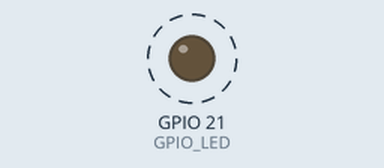
Recording of a program running on a simulated ESP32. Shown: output pins drawn as LEDs (lit = HIGH). Dashed ring = blinking. What the program prints to the serial monitor is not drawn.

Above: at 2.5 s.
Timing chart, 0 to 6.6 s (numbered marks = the images above):
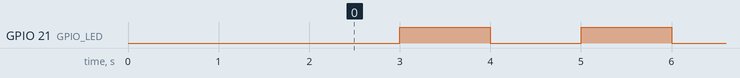

The program:

main.cpp
```cpp
#include <Arduino.h>

#define GPIO_LED  21

static TaskHandle_t htask1;

static void task1 (void *argv) {
  uint32_t rv;

  for (;;) {
    rv = ulTaskNotifyTake(pdTRUE, portMAX_DELAY);
    digitalWrite(GPIO_LED,!digitalRead(GPIO_LED));
    printf("Task notificed: rv=%u\n",unsigned(rv));
  }
}

void setup() {
  int app_cpu = 0;
  BaseType_t rc;

  app_cpu = xPortGetCoreID();
  pinMode(GPIO_LED, OUTPUT);
  digitalWrite(GPIO_LED, LOW);

  delay(2000);
  printf("tasknfy1.ino: \n");

  rc = xTaskCreatePinnedToCore(
    task1,
    "task1",
    3000,
    nullptr,
    1,
    &htask1,
    app_cpu
  );
  assert(rc);
}

void loop() {
  delay(1000);
  xTaskNotifyGive(htask1);
}
```

Measured:
- by itself, GPIO 21 (GPIO_LED): alternates HIGH for 1.0 s and LOW for 1.0 s
